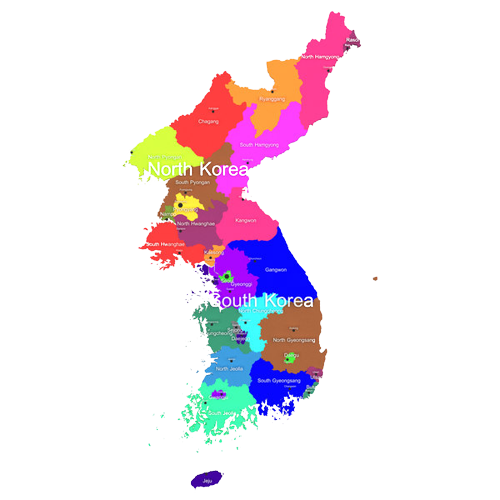
#> input picture analytics_ex/images/korea_map.png, 500 x 500 px
$ jupyter execute --allow-errors '9 [실습] 시각화 워드클라우드.ipynb'
#> lines starting #> are read from the running program, lines starting #| are printed output that depends on the picture
# 워드 클라우드 시각화

[cell 1]
from wordcloud import WordCloud  # 워드 클라우드를 그리기
from konlpy.tag import Komoran   # 형태소 분석기, 품사 태깅
from konlpy.corpus import kolaw  # 법율문서 말뭉치
import matplotlib.pyplot as plt

## 대상 텍스트(말뭉치) 다운로드

[cell 2]
kolaw.fileids()
#> (this line was passed over: konlpy is not available in this run)

#> (a cell that did not finish here is left out)

#> (a cell that did not finish here is left out)

## 형태소 분석

#> (a cell that did not finish here is left out)

#> (a cell that did not finish here is left out)

## 문자열 타입으로 변환하기
- 워드크라우드에 넣기 위해서는 문자열타입으로 변환

#> (a cell that did not finish here is left out)

## 워드 클라우드 그리기

[cell 8]
my_path = './fonts/NanumGothic.ttf'
fig = plt.figure(figsize = (10,10))

#워드 클라우드 객체 설정
#> (the rest of this cell did not finish here and is left out)

#### interpolation='bilinear'의 의미
interpolation='bilinear'은 이미지를 화면에 표시할 때 픽셀 사이의 값을 **양선형 보간법(bilinear interpolation)** 으로 계산하여 부드럽게 렌더링하라는 의미입니다.
- 작동 원리: 워드클라우드는 본질적으로 이미지 데이터입니다. 화면에 표시할 때:
    - 원본 이미지의 픽셀 수와 화면의 픽셀 수가 다를 수 있음
    - 이미지를 확대/축소할 때 중간 값들을 어떻게 채울지 결정이 필요<br>

- Bilinear interpolation:
    - 주변 4개 픽셀의 값을 거리 기반으로 가중 평균
    - 부드러운 그라데이션 효과
    - 계단 현상(aliasing)을 줄임

- interpolation='bilinear'을 사용하면 :
    - 텍스트 경계가 부드럽게 표현됨(아닐 시, 기본 값 'antialiased' 또는 'nearest' 사용)
    - 시각적으로 더 깔끔하고 전문적(아닐 시, 픽셀이 각지게 보일 수 있음)
    - 확대/축소 시 품질 유지(아닐 시, 확대 시 계단 현상 발생)

## 이미지 모양으로 워드 크라우드 그리기
#### 마스킹하기

[cell 9]
import numpy as np
from PIL import Image

icon = Image.open('./images/korea_map.png').convert("RGBA")
#> icon is the input picture: PIL image 500x500 RGBA; mean R, G, B, A 31.5, 21.1, 28.3, 43.7
# mask = Image.new("RGB", icon.size, (255,255,255))  # 흰색
mask = Image.new("RGB", icon.size, (0,0,0))  # 검정색
#> mask: PIL image 500x500 RGB; every value is 0
mask

[cell 10]
mask.paste(icon,icon)
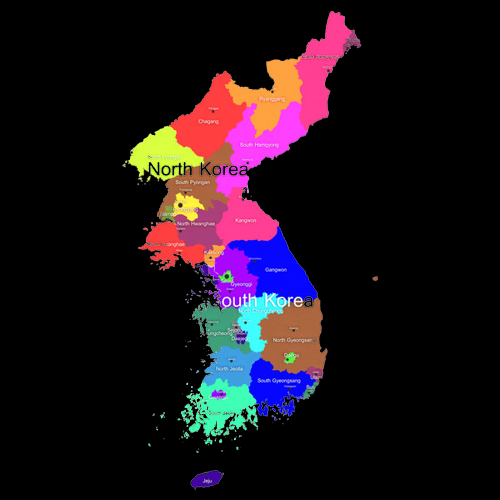
#> mask: PIL image 500x500 RGB; mean R, G, B 28.8, 18.4, 25.7
mask

[cell 11]
mask = np.array(mask)
mask

#### 워드클라우드 그리기_지도모양

[cell 12]
from PIL import Image
icon = Image.open('./images/korea_map.png').convert("RGBA")
mask = Image.new("RGB", icon.size, (255,255,255))
#> mask: PIL image 500x500 RGB; every value is 255
mask.paste(icon,icon)
mask = np.array(mask)
#> (the rest of this cell did not finish here and is left out)

#### 워드클라우드 그리기_하트모양

[cell 13]
from PIL import Image
icon = Image.open('./images/heart.png').convert("RGBA")
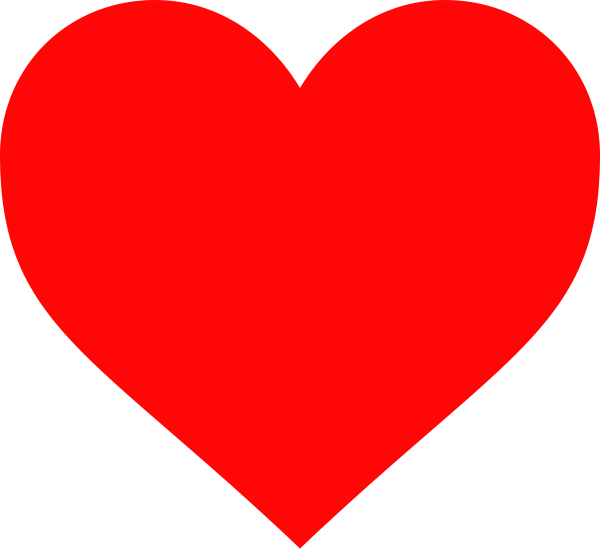
#> input picture analytics_ex/images/heart.png, 1200 x 1097 px (shown at 1/2 size)
#> icon is the input picture: PIL image 1200x1097 RGBA; mean R, G, B, A 176.4, 4.8, 4.8, 175.9
mask = Image.new("RGB", icon.size, (255,255,255))
#> mask: PIL image 1200x1097 RGB; every value is 255
mask.paste(icon,icon)
mask = np.array(mask)
#> (the rest of this cell did not finish here and is left out)

## 다른 데이터로 해보기

[cell 14]
from wordcloud import WordCloud
from konlpy.tag import Komoran
import matplotlib.pyplot as plt
from konlpy.corpus import kolaw

#### 데이터 준비

[cell 15]
from Korpora import Korpora
Korpora.fetch("korsts")
#> (this line was passed over: Korpora is not available in this run)

[cell 16]
# Korpora 는 다른 분들이 연구 목적으로 공유해주신 말뭉치들
# 전체 리스트 :
Korpora.corpus_list()
#> (this line was passed over: Korpora is not available in this run)
